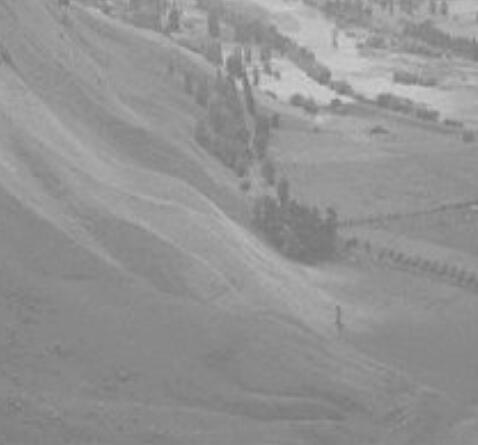
#> input picture wiki.jpg, 478 x 445 px
$ python 030_hist_norm.py
#> lines starting #> are read from the running program, lines starting #| are printed output that depends on the picture
import cv2
import matplotlib.pyplot as plt
import numpy as np

img = cv2.imread('wiki.jpg', cv2.IMREAD_GRAYSCALE)
#> img is the input picture: shape (445, 478); min 114, max 207, mean 146.8

# flatten() 将数组变成1维
hist, bins = np.histogram(img.flatten(), 256, [0, 256])
#> hist = 256 values, max 12551 at index 136, min 0 at index 0, mean 830.9; bins = 257 values from 0 to 256
# 计算累积分布图
cdf = hist.cumsum()
#> cdf = 256 values from 0 to 212710
cdf_normalized = cdf * hist.max() / cdf.max()
#> cdf_normalized = 256 values from 0 to 12551

# [9 lines of commented-out code are left out]
cdf_m = np.ma.masked_equal(cdf, 0)
cdf_m = (cdf_m - cdf_m.min()) * 255 / (cdf_m.max() - cdf_m.min())
cdf = np.ma.filled(cdf_m, 0).astype('uint8')
#> cdf = 256 values from 0 to 255

img2 = cdf[img]
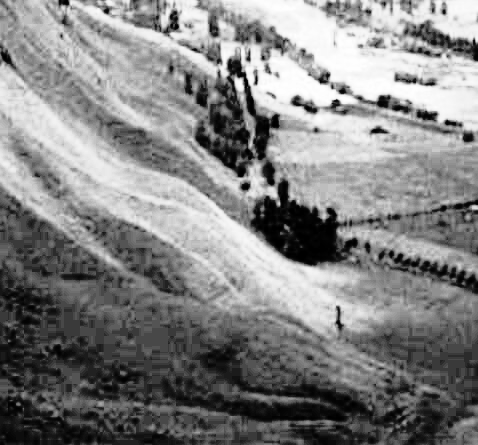
#> img2: shape (445, 478); min 0, max 255, mean 130.4

# flatten() 将数组变成1维
hist2, bins2 = np.histogram(img2.flatten(), 256, [0, 256])
#> hist2 = 256 values, max 12551 at index 58, min 0 at index 6, mean 830.9; bins2 = 257 values from 0 to 256
# 计算累积分布图
cdf2 = hist2.cumsum()
#> cdf2 = 256 values from 698 to 212710
cdf_normalized2 = cdf2 * hist2.max() / cdf2.max()
#> cdf_normalized2 = 256 values from 41.19 to 12551

# [26 lines of commented-out code are left out]
img = cv2.imread('tsukuba_l.jpg', cv2.IMREAD_GRAYSCALE)
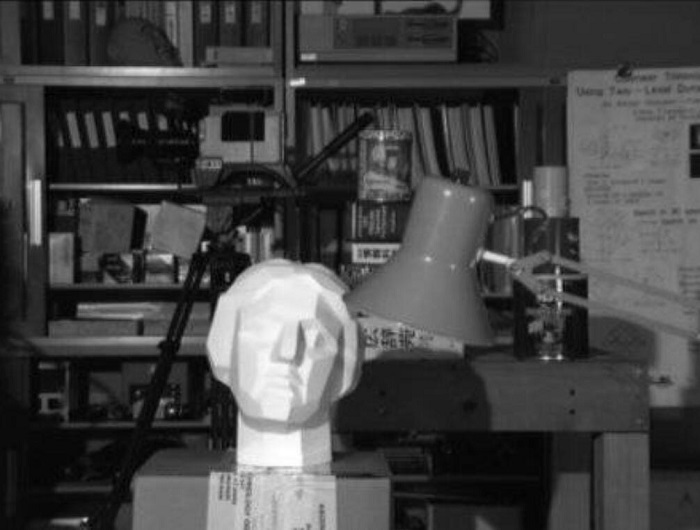
#> input picture tsukuba_l.jpg, 700 x 530 px
#> img is the input picture: shape (530, 700); min 0, max 255, mean 68.6
clahe = cv2.createCLAHE(clipLimit=2.0, tileGridSize=(8, 8))
cl1 = clahe.apply(img)
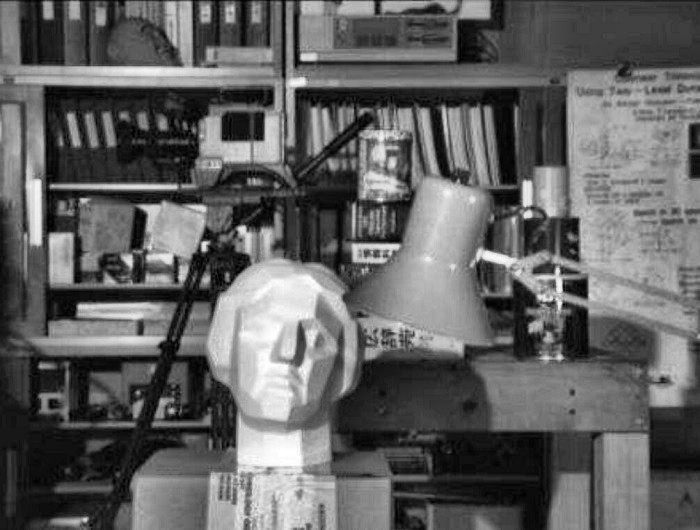
#> cl1: shape (530, 700); min 0, max 255, mean 97.6
res = np.hstack((img, cl1))
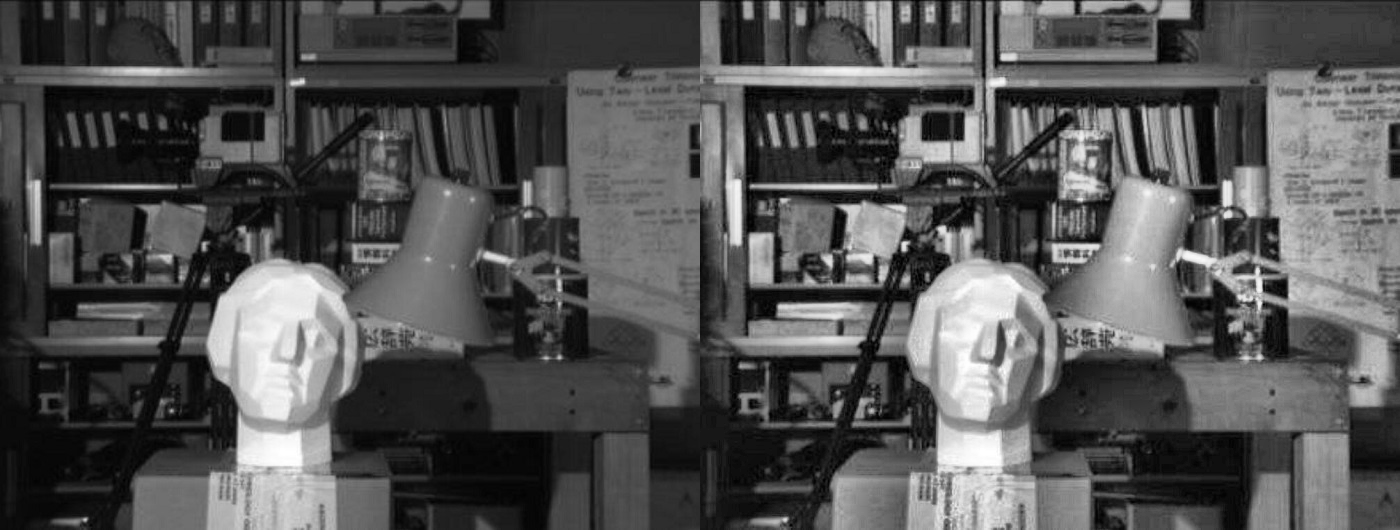
#> res: shape (530, 1400); min 0, max 255, mean 83.1
cv2.imshow('res', res)
cv2.waitKey(0)
cv2.destroyAllWindows()
